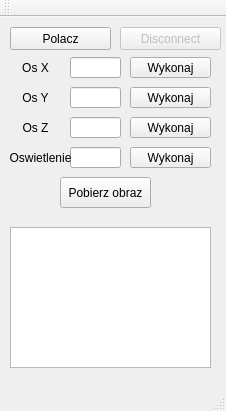
<?xml version="1.0" encoding="UTF-8"?>
<ui version="4.0">
 <class>mainWindow</class>
 <widget class="QMainWindow" name="mainWindow">
  <property name="enabled">
   <bool>true</bool>
  </property>
  <property name="geometry">
   <rect>
    <x>0</x>
    <y>0</y>
    <width>226</width>
    <height>411</height>
   </rect>
  </property>
  <property name="windowTitle">
   <string>mainWindow</string>
  </property>
  <widget class="QWidget" name="centralWidget">
   <widget class="QTextBrowser" name="comText">
    <property name="geometry">
     <rect>
      <x>10</x>
      <y>210</y>
      <width>201</width>
      <height>141</height>
     </rect>
    </property>
   </widget>
   <widget class="QPushButton" name="connectButton">
    <property name="geometry">
     <rect>
      <x>10</x>
      <y>10</y>
      <width>101</width>
      <height>23</height>
     </rect>
    </property>
    <property name="text">
     <string>Polacz</string>
    </property>
   </widget>
   <widget class="QLineEdit" name="xAxisLine">
    <property name="geometry">
     <rect>
      <x>70</x>
      <y>40</y>
      <width>51</width>
      <height>21</height>
     </rect>
    </property>
    <property name="text">
     <string/>
    </property>
   </widget>
   <widget class="QPushButton" name="xAxisButton">
    <property name="geometry">
     <rect>
      <x>130</x>
      <y>40</y>
      <width>81</width>
      <height>21</height>
     </rect>
    </property>
    <property name="text">
     <string>Wykonaj</string>
    </property>
   </widget>
   <widget class="QLabel" name="label">
    <property name="geometry">
     <rect>
      <x>10</x>
      <y>40</y>
      <width>51</width>
      <height>21</height>
     </rect>
    </property>
    <property name="layoutDirection">
     <enum>Qt::LeftToRight</enum>
    </property>
    <property name="text">
     <string>Os X</string>
    </property>
    <property name="alignment">
     <set>Qt::AlignCenter</set>
    </property>
   </widget>
   <widget class="QLineEdit" name="yAxisLine">
    <property name="geometry">
     <rect>
      <x>70</x>
      <y>70</y>
      <width>51</width>
      <height>21</height>
     </rect>
    </property>
    <property name="text">
     <string/>
    </property>
   </widget>
   <widget class="QPushButton" name="yAxisButton">
    <property name="geometry">
     <rect>
      <x>130</x>
      <y>70</y>
      <width>81</width>
      <height>21</height>
     </rect>
    </property>
    <property name="text">
     <string>Wykonaj</string>
    </property>
   </widget>
   <widget class="QLabel" name="label_2">
    <property name="geometry">
     <rect>
      <x>10</x>
      <y>70</y>
      <width>51</width>
      <height>21</height>
     </rect>
    </property>
    <property name="layoutDirection">
     <enum>Qt::LeftToRight</enum>
    </property>
    <property name="text">
     <string>Os Y</string>
    </property>
    <property name="alignment">
     <set>Qt::AlignCenter</set>
    </property>
   </widget>
   <widget class="QLineEdit" name="zAxisLine">
    <property name="geometry">
     <rect>
      <x>70</x>
      <y>100</y>
      <width>51</width>
      <height>21</height>
     </rect>
    </property>
    <property name="text">
     <string/>
    </property>
   </widget>
   <widget class="QPushButton" name="zAxisButton">
    <property name="geometry">
     <rect>
      <x>130</x>
      <y>100</y>
      <width>81</width>
      <height>21</height>
     </rect>
    </property>
    <property name="text">
     <string>Wykonaj</string>
    </property>
   </widget>
   <widget class="QLabel" name="label_3">
    <property name="geometry">
     <rect>
      <x>10</x>
      <y>100</y>
      <width>51</width>
      <height>21</height>
     </rect>
    </property>
    <property name="layoutDirection">
     <enum>Qt::LeftToRight</enum>
    </property>
    <property name="text">
     <string>Os Z</string>
    </property>
    <property name="alignment">
     <set>Qt::AlignCenter</set>
    </property>
   </widget>
   <widget class="QLineEdit" name="lightLine">
    <property name="geometry">
     <rect>
      <x>70</x>
      <y>130</y>
      <width>51</width>
      <height>21</height>
     </rect>
    </property>
    <property name="text">
     <string/>
    </property>
   </widget>
   <widget class="QPushButton" name="lightButton">
    <property name="geometry">
     <rect>
      <x>130</x>
      <y>130</y>
      <width>81</width>
      <height>21</height>
     </rect>
    </property>
    <property name="text">
     <string>Wykonaj</string>
    </property>
   </widget>
   <widget class="QLabel" name="label_4">
    <property name="geometry">
     <rect>
      <x>10</x>
      <y>130</y>
      <width>61</width>
      <height>21</height>
     </rect>
    </property>
    <property name="layoutDirection">
     <enum>Qt::LeftToRight</enum>
    </property>
    <property name="text">
     <string>Oswietlenie</string>
    </property>
    <property name="alignment">
     <set>Qt::AlignCenter</set>
    </property>
   </widget>
   <widget class="QPushButton" name="grabFrameButton">
    <property name="geometry">
     <rect>
      <x>60</x>
      <y>160</y>
      <width>91</width>
      <height>31</height>
     </rect>
    </property>
    <property name="text">
     <string>Pobierz obraz</string>
    </property>
   </widget>
   <widget class="QPushButton" name="disconnectButton">
    <property name="enabled">
     <bool>false</bool>
    </property>
    <property name="geometry">
     <rect>
      <x>120</x>
      <y>10</y>
      <width>101</width>
      <height>23</height>
     </rect>
    </property>
    <property name="text">
     <string>Disconnect</string>
    </property>
   </widget>
  </widget>
  <widget class="QMenuBar" name="menuBar">
   <property name="geometry">
    <rect>
     <x>0</x>
     <y>0</y>
     <width>226</width>
     <height>21</height>
    </rect>
   </property>
  </widget>
  <widget class="QToolBar" name="mainToolBar">
   <attribute name="toolBarArea">
    <enum>TopToolBarArea</enum>
   </attribute>
   <attribute name="toolBarBreak">
    <bool>false</bool>
   </attribute>
  </widget>
  <widget class="QStatusBar" name="statusBar"/>
 </widget>
 <layoutdefault spacing="6" margin="11"/>
 <resources/>
 <connections/>
</ui>
